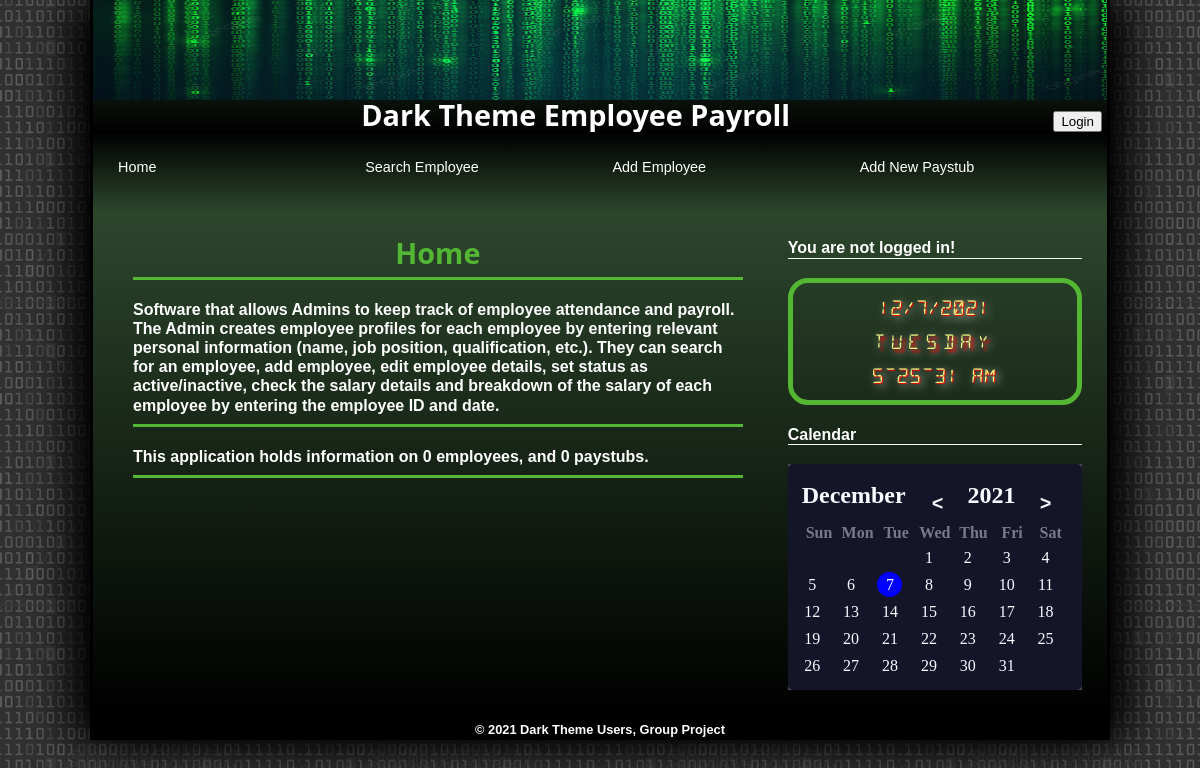
The app's page /, older data.
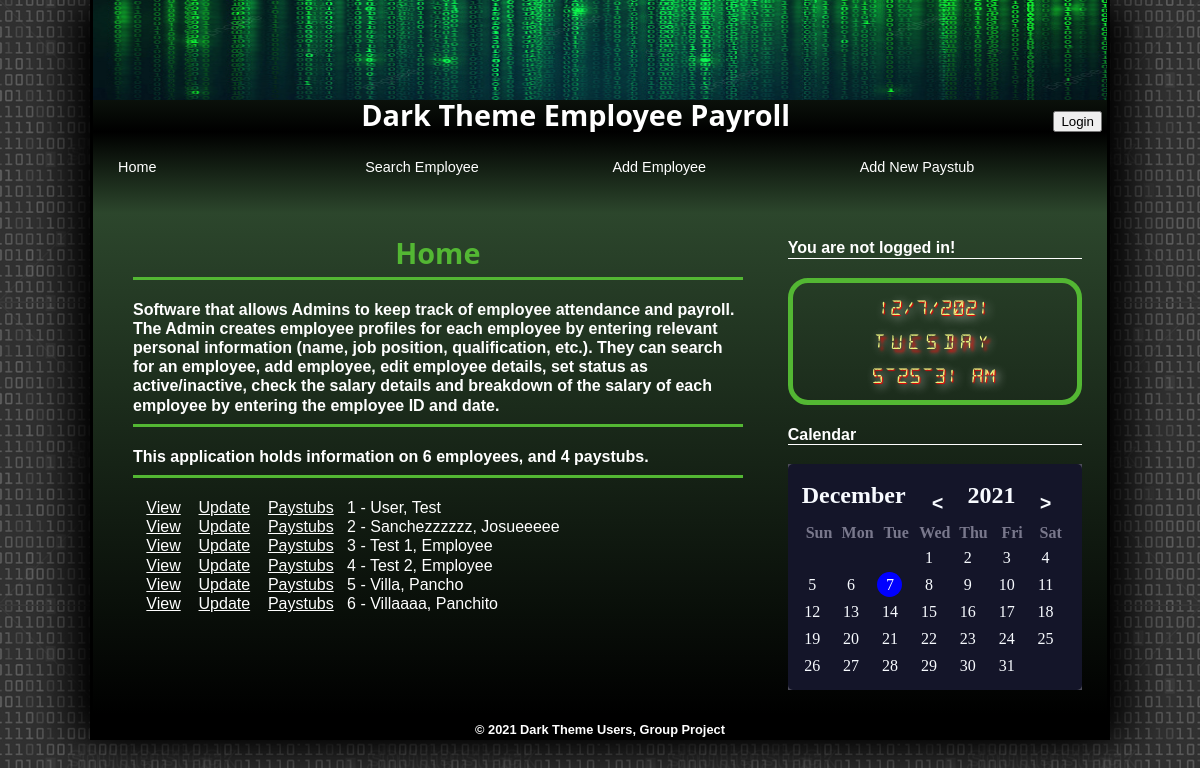
The same page, newer data.
### persons/models.py (models this page shows)
class Person(models.Model):
    id_number = models.IntegerField(primary_key=True)
    first_name = models.TextField()
    last_name = models.TextField()
    middle_name = models.TextField(blank=True)
    address = models.TextField()
    birth_date = models.DateField()
    email = models.EmailField(('email address'), unique=True)

class Employee(Person):
    date_hired = models.DateField()
    pay_rate = models.DecimalField(max_digits=7, decimal_places=2)
    active = models.BooleanField()

class Person(models.Model):
    id_number = models.IntegerField(primary_key=True)
    first_name = models.TextField()
    last_name = models.TextField()
    middle_name = models.TextField(blank=True)
    address = models.TextField()
    birth_date = models.DateField()
    email = models.EmailField(('email address'), unique=True)

### EmployeePayroll/views.py (the view)
# urls.py: path('', home_view),
def home_view(request):
    employees = Employee.objects.all()
    user_count = Employee.objects.count()
    paystub_count = Paystub.objects.count()
    context = {
        "employees": employees,
        'user_count' : user_count,
        'paystub_count' : paystub_count
    }
    return render(request, "home-view.html", context=context)

### templates/home-view.html (shortened to what this page needs)
{% extends "base.html" %}
{% block content %}
<h1>Home</h1>
<p></p>
<p>
    Software that allows Admins to keep track of employee attendance and payroll.
    The Admin creates employee profiles for each employee by entering relevant personal
    information (name, job position, qualification, etc.). They can search for an employee,
    add employee, edit employee details, set status as active/inactive, check the salary
    details and breakdown of the salary of each employee by entering the employee ID and date.
</p>
<p>
This application holds information on {{ user_count }} employees, and {{ paystub_count }} paystubs.
</p>
    <ul style="color:white">
        {% for emp in employees %}
        <li>
            &nbsp;&nbsp;&nbsp;<a href="/view/{{ emp.id_number }}" style="color: white;">View</a>
            &nbsp;&nbsp;&nbsp;<a href="/edit/{{ emp.id_number }}" style="color:white">Update</a>
            &nbsp;&nbsp;&nbsp;<a href="/paystubs/{{ emp.id_number }}" style="color: white;">Paystubs</a>
            &nbsp; {{ emp.id_number }} - {{ emp.last_name }}, {{ emp.first_name }}
        </li>
        {% endfor %}
    </ul>
{% endblock content %}

### templates/base.html (shortened to what this page needs)
{% load static %}
<!DOCTYPE html>
<html lang="en">
    <head>
        <link rel="stylesheet" type="text/css" href="{% static 'css/dt_base.css' %}" />
        <link rel="stylesheet" type="text/css" href="{% static 'css/dt_styles.css' %}" />
        <link rel="stylesheet" type="text/css" href="{% static 'css/dt_forms.css' %}" />
        <link rel="stylesheet" type="text/css" href="{% static 'css/dt_validate.css' %}" />
        <link rel="stylesheet" type="text/css" href="{% static 'css/dt_clock_styles.css' %}" />
        <link rel="stylesheet" type="text/css" href="{% static 'css/dt_calendar_styles.css' %}" />
    </head>
    <body>
        <header>
            <img src="{% static 'images/dt_logo.png' %}" alt="Dark Theme Employee Payroll" id="logoimg" />
            <h1>Dark Theme Employee Payroll
                {% if user.is_authenticated %}
                <a href="/logout"><button>Logout</button></a>
                {% else %}
                <a href="/login"><button>Login</button></a>
                {% endif %}
            </h1>
        </header>
        <nav>
            <ul>
                <li><a href="/">Home</a></li>
                <li class="newgroup"><a href="search">Search Employee</a></li>
                <li class="newgroup"><a href="create">Add Employee</a></li>
                <li class="newgroup"><a href="generate-pay">Add New Paystub</a></li>
            </ul>
        </nav>
        <section>
            {% block content %}
            {% endblock content %}
        </section>
        <aside>
            {% if user.is_authenticated %}
            <dt>Logged in as user: {{ user }}</dt>
            {% else %}
            <dt>You are not logged in!</dt>
            {% endif %}
            <br/>
            <div id="clock">
                <div id="date"></div>
                <div id="wday"></div>
                <div id="time"></div>
            </div>
            <br/>
            <dt>Calendar </dt>
            <br/>
            <div class="dark" id="calendar">
                <div class="calendar">
                    <div class="calendar-header">
                        <span class="month-picker" id="month-picker"></span>
                        <div class="year-picker">
                            <span class="year-change" id="prev-year">
                                <pre><</pre>
                            </span>
                            <span id="year"></span>
                            <span class="year-change" id="next-year">
                                <pre>></pre>
                            </span>
                        </div>
                    </div>
                    <div class="calendar-body">
                        <div class="calendar-week-day">
                            <div>Sun</div>
                            <div>Mon</div>
                            <div>Tue</div>
                            <div>Wed</div>
                            <div>Thu</div>
                            <div>Fri</div>
                            <div>Sat</div>
                        </div>
                        <div class="calendar-days"></div>
                    </div>
                </div>
            </div>
        </aside>
    </body>
    <footer>
        &copy; 2021 Dark Theme Users, Group Project
    </footer>
</html>

### static/css/dt_base.css (style rules this page uses)
article, aside, figcaption, figure, footer, header, main, nav, section { display: block; }
address, article, aside, blockquote, body, cite, div, dl, dt, dd, em, figcaption, figure, footer, h1, h2, h3, h4, h5, h6, header, html, img, li, main, nav, nav a, ol, p, section, span, ul, table, tr, td, th, col, colgroup { margin: 0; padding: 0; border: 0; font-size: 100%; background: transparent; -webkit-box-sizing: border-box; -moz-box-sizing: border-box; box-sizing: border-box; }
body { line-height: 1.2em; }
ul, ol { list-style: none; }
nav ul { list-style: none; list-style-image: none; }
nav a { text-decoration: none; }

### static/css/dt_styles.css (style rules this page uses)
html { background: rgb(51, 51, 51) url("images/dt_back.png"); font-family: Verdana, Geneva, sans-serif; height: 100%; }
body { background-color: grey; box-shadow: black 20px 0px 40px, black -20px 0px 40px; border-left: 3px solid black; border-right: 3px solid black; display: flex; flex-flow: row wrap; margin: 0px auto; min-width: 320px; max-width: 1020px; width: 100%; }
header { width: 100%; background: linear-gradient(to bottom, rgb(44, 70, 44), black); }
header img#logoimg { display: block; width: 100%; height: 100px; }
header h1 { font-family: Segoe, "Segoe UI", "DejaVu Sans", "Trebuchet MS", Verdana, sans-serif; font-size: 1.8em; margin: 5px 5px 5px; color: white; text-align: center; }
header h1 a { float: right; }
nav { width: 100%; }
nav ul { background: linear-gradient(to bottom, black, rgb(44, 70, 44)); column-width: 200px; column-gap: 25px; padding: 25px; }
nav ul li.newgroup { margin-top: 15px; }
nav ul li a { color: white; text-decoration: none; font-size: 0.9em; }
section { background: linear-gradient(to bottom, rgb(44, 70, 44), black); flex: 2 1 421px; padding: 10px 20px 20px 40px; }
section h1 { font-family: Segoe, "Segoe UI", "DejaVu Sans", "Trebuchet MS", Verdana, sans-serif; font-size: 1.8em; font-weight: bold; text-align: center; margin: 20px 0px 5px; color: rgb(83, 183, 51); }
section > p { color: white; font-weight: bold; margin-bottom: 20px; padding-bottom: 9px; border-bottom: 3px solid rgb(83, 183, 51); }
aside { background: linear-gradient(to bottom, rgb(44, 70, 44), black); color:white; flex: 1 2 220px ; padding: 25px; }
dt { font-size: 1em; border-bottom: 1px solid white; font-weight: bold; }
footer { color: white; background: black; height: 25px; padding-top: 5px; text-align: center; font-size: 0.8em; font-weight: bold; width: 100%; }

### static/css/dt_clock_styles.css (style rules this page uses)
div#clock { border: 5px solid rgb(83, 183, 51); border-radius: 20px; width: 100%; }
div#date, div#time { font-size: 1.2em; color:hsl(64,84%,73%); font-family: Segment14; text-shadow: 1px 1px 1px red, 3px 3px 10px white; text-align: center; margin: 15px auto; }
div#wday { font-size: 1.2em; color:hsl(64,84%,73%); font-family: Segment14; text-shadow: 3px 3px 3px red, 3px 3px 10px white; text-align: center; margin: 15px auto; letter-spacing: 0.25em; }

### static/css/dt_calendar_styles.css (style rules this page uses)
:root { --dark-body: #4d4c5a; --dark-main: #141529; --dark-second: #79788c; --dark-hover: #323048; --dark-text: #f8fbff; --light-body: #f3f8fe; --light-main: #fdfdfd; --light-second: #c3c2c8; --light-hover: #edf0f5; --light-text: #151426; --blue: #0000ff; --white: #fff; --shadow: rgba(100, 100, 111, 0.2) 0px 7px 29px 0px; --font-family: cursive; }
.dark { --bg-body: var(--dark-body); --bg-main: var(--dark-main); --bg-second: var(--dark-second); --color-hover: var(--dark-hover); --color-txt: var(--dark-text); }
#calendar { width: 100%; display: grid; place-items: center; font-family: var(--font-family); background-color: var(--bg-body); }
.calendar { height: 100%; width: 100%; background-color: var(--bg-main); border-radius: 5px; padding: 10px; position: relative; overflow: hidden; }
.calendar-header { display: flex; justify-content: space-between; align-items: center; font-size: 1.5em; font-weight: 600; color: var(--color-txt); padding: 2px; }
.calendar-body { padding: 2px; }
.calendar-week-day { height: 25px; display: grid; grid-template-columns: repeat(7, 1fr); font-weight: 600; }
.calendar-week-day div { display: grid; place-items: center; color: var(--bg-second); }
.calendar-days { display: grid; grid-template-columns: repeat(7, 1fr); gap: 2px; color: var(--color-txt); }
.month-picker { padding: 1px 2px; border-radius: 2px; cursor: pointer; }
.year-picker { display: flex; align-items: center; }
.year-change { height: 40px; width: 40px; border-radius: 50%; display: grid; place-items: center; margin: 0 10px; cursor: pointer; }

Row changes from the older to the newer data that the page shows:
added Employee: id_number "1", last_name "User", first_name "Test"
added Employee: id_number "2", last_name "Sanchezzzzzz", first_name "Josueeeee"
added Employee: id_number "3", last_name "Test 1", first_name "Employee"
added Employee: id_number "4", last_name "Test 2", first_name "Employee"
added Employee: id_number "5", last_name "Villa", first_name "Pancho"
added Employee: id_number "6", last_name "Villaaaa", first_name "Panchito"
Text that changed along with them:
{{ user_count }}: "0" → "6"
{{ paystub_count }}: "0" → "4"
